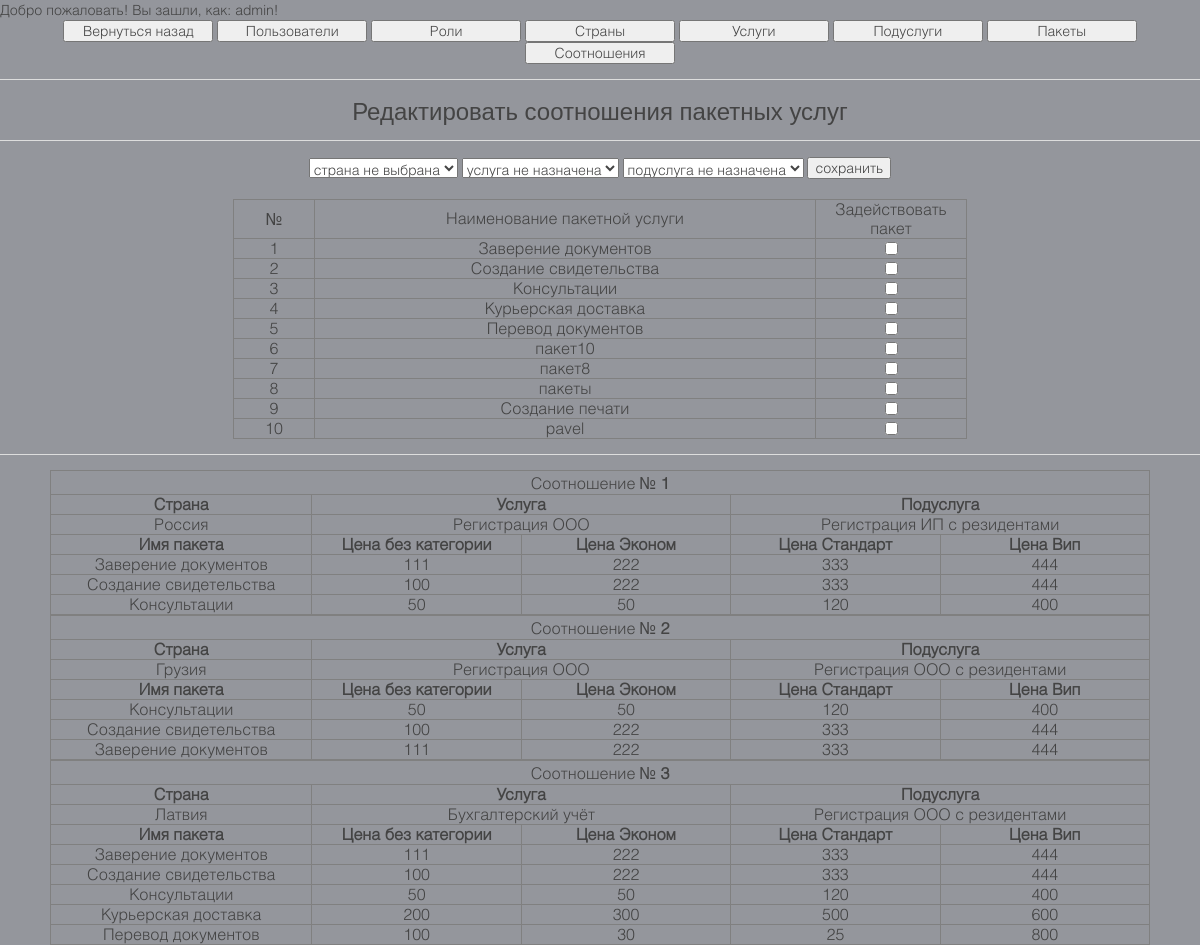
/templates/adminzone/admpacketsrelation.php (signed in), run on the app's committed database.
### tables this page shows
CREATE TABLE IF NOT EXISTS `system_packets` (
  `packet_id` int(11) NOT NULL AUTO_INCREMENT,
  `packet_name` varchar(100) NOT NULL,
  `packet_type` varchar(40) NOT NULL,
  `price_common` int(11) NOT NULL,
  `price_econom` int(11) NOT NULL,
  `price_standart` int(11) NOT NULL,
  `price_vip` int(11) NOT NULL,
  PRIMARY KEY (`packet_id`),
  UNIQUE KEY `packet_name` (`packet_name`)
);

CREATE TABLE IF NOT EXISTS `system_services` (
  `service_id` int(11) NOT NULL AUTO_INCREMENT,
  `service_name` varchar(40) NOT NULL,
  `service_description` varchar(400) NOT NULL,
  `service_price` int(11) NOT NULL,
  PRIMARY KEY (`service_id`),
  UNIQUE KEY `service_id` (`service_id`)
);

CREATE TABLE IF NOT EXISTS `packets_basket` (
  `pbasket_id` int(11) NOT NULL AUTO_INCREMENT,
  `sbasket_id` int(11) NOT NULL,
  `packet_id` int(11) NOT NULL,
  PRIMARY KEY (`pbasket_id`)
);

CREATE TABLE IF NOT EXISTS `system_countries` (
  `country_id` int(11) NOT NULL AUTO_INCREMENT,
  `country_name` varchar(40) NOT NULL,
  PRIMARY KEY (`country_id`),
  UNIQUE KEY `country_id` (`country_id`),
  UNIQUE KEY `country_name` (`country_name`)
);

CREATE TABLE IF NOT EXISTS `system_podservice` (
  `podservice_id` int(11) NOT NULL AUTO_INCREMENT,
  `podservice_name` varchar(100) NOT NULL,
  `podservice_description` varchar(400) NOT NULL,
  `podservice_price` int(11) NOT NULL,
  PRIMARY KEY (`podservice_id`),
  UNIQUE KEY `podservice_id` (`podservice_id`)
);

### ajax_scripts/loadPackets.php (the view, shortened to what this page needs)
<?php
class loadPackets {
    function loadTableWithPackets()
    {
        $selectAllPackets = mysql_query("SELECT * FROM system_packets");
        while ($getAllPackets = mysql_fetch_array($selectAllPackets))
        {
            if ($getAllPackets['packet_id'] == 0)
            {
                echo "<tr><td><center>".$getAllPackets['packet_id']."</center></td><td><center>".$getAllPackets['packet_name']."</center></td></tr>";
            }
            else
            {
                echo "<tr><td><center>".$getAllPackets['packet_id']."</center></td><td><center>".$getAllPackets['packet_name']."</center></td><td><center><input type='checkbox' id='packetState".$getAllPackets['packet_id']."' onclick='loadCommonPriceWindow(".$getAllPackets['packet_id'].")'><input type='hidden' id='packetIdValue".$getAllPackets['packet_id']."' name='packetNameValue[]' value='' disabled></center></td></tr>";
            }
        }
    }
}
?>

### ajax_scripts/loadServiceBasketWithPackets.php (shortened to what this page needs)
<?php
class loadServiceBasketWithPackets
{
    function loadData()
    {
         $servBasketData = mysql_query("
    SELECT services_basket.sbasket_id,
           system_countries.country_name,
           system_services.service_name,
           system_podservice.podservice_name,
           system_packets.packet_name,
           system_packets.price_common,
           system_packets.price_econom,
           system_packets.price_standart,
           system_packets.price_vip,
           packets_basket.sbasket_id
    FROM system_services
    INNER JOIN (system_podservice
                INNER JOIN (system_packets
                INNER JOIN (system_countries
                INNER JOIN (services_basket
                INNER JOIN packets_basket ON
    services_basket.sbasket_id = packets_basket.sbasket_id) ON
    system_countries.country_id = services_basket.country_id) ON
    system_packets.packet_id = packets_basket.packet_id) ON
       system_podservice.podservice_id = services_basket.podservice_id) ON
        system_services.service_id = services_basket.service_id
        ORDER BY services_basket.sbasket_id ASC;");
    $previous_sbasket_id = -1;
    while ($result = mysql_fetch_array($servBasketData))
    {
        if($previous_sbasket_id != $result['sbasket_id'])
        {
            echo "<table width='1100' border='1' cellspacing='0' cellpadding='0' align='center'>";
            echo "<tr><td colspan='5'><center>Соотношение № <b>".$result['sbasket_id']."</b></center></td><tr>";
            echo    "<tr>";
            echo        "<td width='250'><center><b>Страна</b></center></td>";
            echo        "<td colspan='2'><center><b>Услуга</b></center></td>";
            echo        "<td colspan='2'><center><b>Подуслуга</b></center></td>";
            echo    "</tr>";
            echo    "<tr>";
            echo        "<td><center>".$result['country_name']."</center></td>";
            echo        "<td colspan='2'><center>".$result['service_name']."</center></td>";
            echo        "<td colspan='2'><center>".$result['podservice_name']."</center></td>";
            echo    "</tr>";
            echo    "<tr>";
            echo        "<td><center><b>Имя пакета</b></center></td>";
            echo        "<td width='200'><center><b>Цена без категории</b></center></td>";
            echo        "<td width='200'><center><b>Цена Эконом</b></center></td>";
            echo        "<td width='200'><center><b>Цена Стандарт</b></center></td>";
            echo        "<td width='200'><center><b>Цена Вип</b></center></td>";
            echo    "</tr>";
        }
        echo    "<tr>";
        echo        "<td><center>".$result['packet_name']."</center></td>";
        echo        "<td><center>".$result['price_common']."</center></td>";
        echo        "<td><center>".$result['price_econom']."</center></td>";
        echo        "<td><center>".$result['price_standart']."</center></td>";
        echo        "<td><center>".$result['price_vip']."</center></td>";
        echo    "</tr>";
        $previous_sbasket_id= $result['sbasket_id'];
    }
    echo "</table>";
    }
}
?>

### data on the page
system_packets: packet_id "1", packet_name "Заверение документов"
system_packets: packet_id "2", packet_name "Создание свидетельства"
system_packets: packet_id "3", packet_name "Консультации"
system_packets: packet_id "4", packet_name "Курьерская доставка"
system_packets: packet_id "5", packet_name "Перевод документов"
system_packets: packet_id "6", packet_name "пакет10"
system_packets: packet_id "7", packet_name "пакет8"
system_packets: packet_id "8", packet_name "пакеты"
system_packets: packet_id "9", packet_name "Создание печати"
system_packets: packet_id "10", packet_name "pavel"
system_services: packets_basket.sbasket_id "1", system_countries.country_name "Россия", service_name "Регистрация ООО", system_podservice.podservice_name "Регистрация ИП с резидентами", system_packets.packet_name "Заверение документов", system_packets.price_common "111", system_packets.price_econom "222", system_packets.price_standart "333", system_packets.price_vip "444", system_packets.packet_name "Создание свидетельства", system_packets.price_common "100", system_packets.packet_name "Консультации", system_packets.price_common "50", system_packets.price_econom "50", system_packets.price_standart "120", system_packets.price_vip "400", packets_basket.sbasket_id "2", system_countries.country_name "Грузия", system_podservice.podservice_name "Регистрация ООО с резидентами"
system_services: packets_basket.sbasket_id "3", system_countries.country_name "Латвия", service_name "Бухгалтерский учёт", system_podservice.podservice_name "Регистрация ООО с резидентами", system_packets.packet_name "Заверение документов", system_packets.price_common "111", system_packets.price_econom "222", system_packets.price_standart "333", system_packets.price_vip "444", system_packets.packet_name "Создание свидетельства", system_packets.price_common "100", system_packets.packet_name "Консультации", system_packets.price_common "50", system_packets.price_econom "50", system_packets.price_standart "120", system_packets.price_vip "400", system_packets.packet_name "Курьерская доставка", system_packets.price_common "200", system_packets.price_econom "300", system_packets.price_standart "500", system_packets.price_vip "600", system_packets.packet_name "Перевод документов", system_packets.price_econom "30", system_packets.price_standart "25", system_packets.price_vip "800"

### other printed values
$_SESSION['uname'] "admin"
